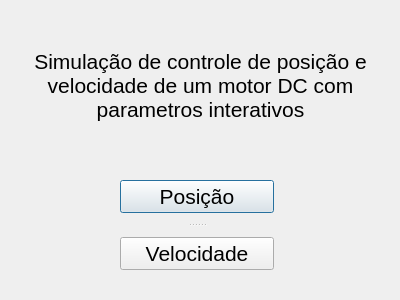
<?xml version="1.0" encoding="UTF-8"?>
<ui version="4.0">
 <class>Menu</class>
 <widget class="QDialog" name="Menu">
  <property name="geometry">
   <rect>
    <x>0</x>
    <y>0</y>
    <width>400</width>
    <height>300</height>
   </rect>
  </property>
  <property name="windowTitle">
   <string>Dialog</string>
  </property>
  <property name="windowOpacity">
   <double>1.000000000000000</double>
  </property>
  <property name="autoFillBackground">
   <bool>false</bool>
  </property>
  <widget class="QLabel" name="label">
   <property name="geometry">
    <rect>
     <x>10</x>
     <y>10</y>
     <width>381</width>
     <height>151</height>
    </rect>
   </property>
   <property name="font">
    <font>
     <pointsize>16</pointsize>
    </font>
   </property>
   <property name="lineWidth">
    <number>1</number>
   </property>
   <property name="text">
    <string>Simulação de controle de posição e velocidade de um motor DC com parametros interativos</string>
   </property>
   <property name="textFormat">
    <enum>Qt::AutoText</enum>
   </property>
   <property name="alignment">
    <set>Qt::AlignCenter</set>
   </property>
   <property name="wordWrap">
    <bool>true</bool>
   </property>
  </widget>
  <widget class="QSplitter" name="splitter">
   <property name="geometry">
    <rect>
     <x>120</x>
     <y>180</y>
     <width>154</width>
     <height>90</height>
    </rect>
   </property>
   <property name="sizePolicy">
    <sizepolicy hsizetype="Fixed" vsizetype="Fixed">
     <horstretch>0</horstretch>
     <verstretch>0</verstretch>
    </sizepolicy>
   </property>
   <property name="font">
    <font>
     <pointsize>16</pointsize>
    </font>
   </property>
   <property name="frameShape">
    <enum>QFrame::NoFrame</enum>
   </property>
   <property name="frameShadow">
    <enum>QFrame::Plain</enum>
   </property>
   <property name="lineWidth">
    <number>0</number>
   </property>
   <property name="midLineWidth">
    <number>0</number>
   </property>
   <property name="orientation">
    <enum>Qt::Vertical</enum>
   </property>
   <property name="handleWidth">
    <number>24</number>
   </property>
   <widget class="QPushButton" name="Posicao">
    <property name="sizePolicy">
     <sizepolicy hsizetype="Minimum" vsizetype="Minimum">
      <horstretch>0</horstretch>
      <verstretch>0</verstretch>
     </sizepolicy>
    </property>
    <property name="sizeIncrement">
     <size>
      <width>0</width>
      <height>0</height>
     </size>
    </property>
    <property name="text">
     <string>Posição</string>
    </property>
    <property name="iconSize">
     <size>
      <width>16</width>
      <height>16</height>
     </size>
    </property>
   </widget>
   <widget class="QPushButton" name="Velocidade">
    <property name="sizePolicy">
     <sizepolicy hsizetype="Minimum" vsizetype="Minimum">
      <horstretch>0</horstretch>
      <verstretch>0</verstretch>
     </sizepolicy>
    </property>
    <property name="text">
     <string>Velocidade</string>
    </property>
   </widget>
  </widget>
 </widget>
 <resources/>
 <connections/>
</ui>
